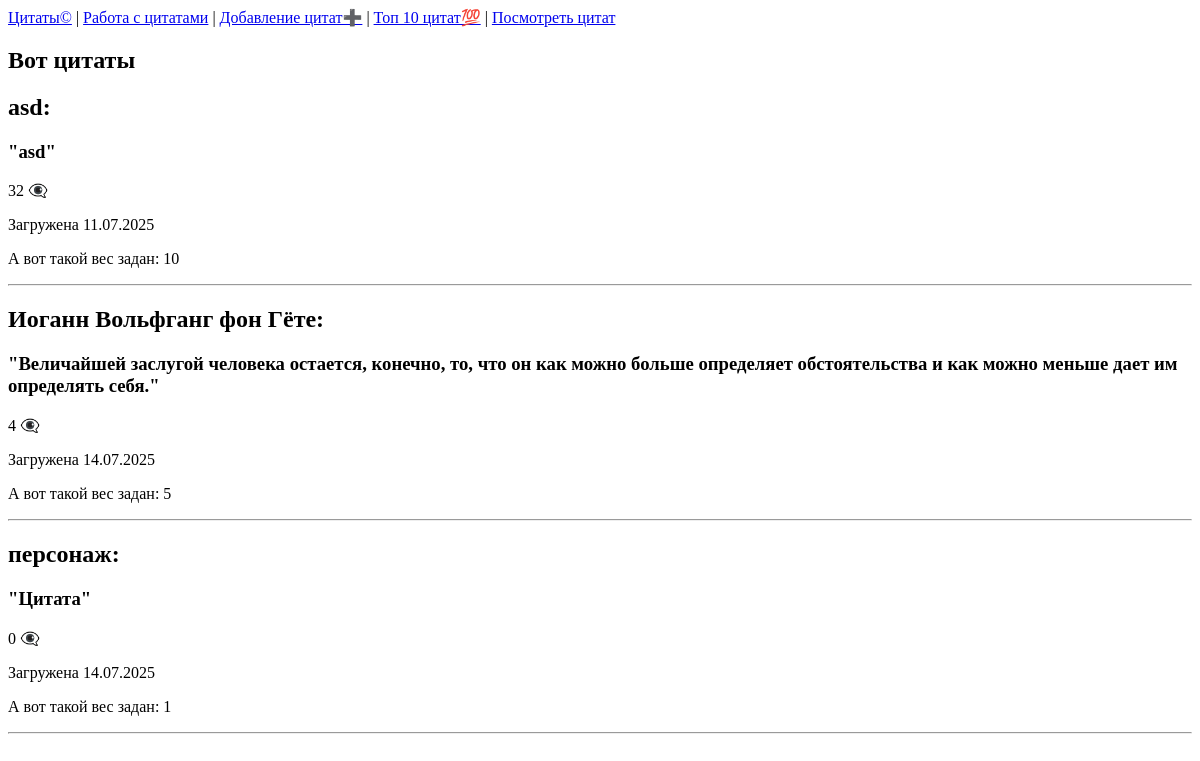
Before: /citate/all with the older database file.
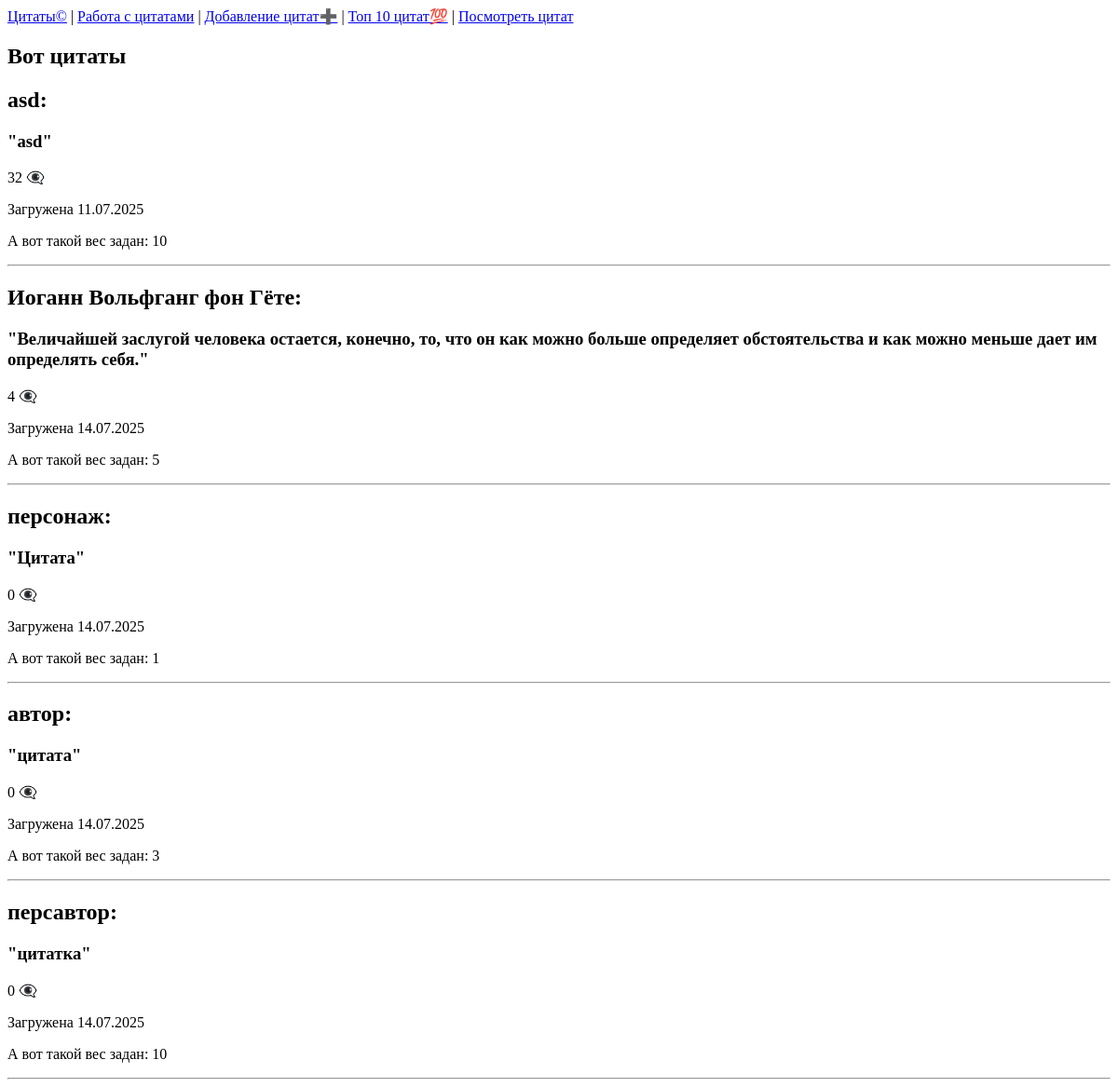
After: the same page with the newer database file.
### citate/models.py (models this page shows, shortened)
class Citata(models.Model):
    content = models.TextField(unique=True)
    character = models.CharField(max_length=75)
    source = models.CharField(max_length=75, default='Не известно')
    date = models.DateTimeField(auto_now_add=True)
    weight = models.IntegerField(validators=[MaxValueValidator(10), MinValueValidator(1)], default=1)
    views = models.IntegerField(default=0)
    raiting = models.IntegerField(default=0)
    user_name = models.CharField(max_length=75, default='Анонимно')

### citate/views.py (the view)
# urls.py: path('all', views.all_citates, name="all"),
def all_citates(request):
    citates = Citata.objects.all().order_by('date')
    return render(request, 'all_citates.html', {'citates':citates})

### citate/templates/all_citates.html (shortened to what this page needs)
{% extends 'layout.html' %}
{% block body %}
    <section>
        <h1>Вот цитаты</h1>
        {% for citate in citates %}
        <article class="citate_block">
            {% if citate.character %}
            <h2>
                {{ citate.character }}:
            </h2>
            {% endif %}
            <h1>
                "{{ citate.content }}"
            </h1>
            <p>
                {{ citate.views }} 👁‍🗨
            </p>
            <p>
                Загружена {{ citate.date|date:"d.m.Y" }}
            </p>
            <p>
                А вот такой вес задан: {{ citate.weight }}
            </p>
            <hr>
        </article>
        {% endfor %}
    </section>
{% endblock %}

Changed rows visible on the page:
added Citata: character "автор", content "цитата", views "0", date "14.07.2025", weight "3"
added Citata: character "персавтор", content "цитатка", views "0", date "14.07.2025", weight "10"
